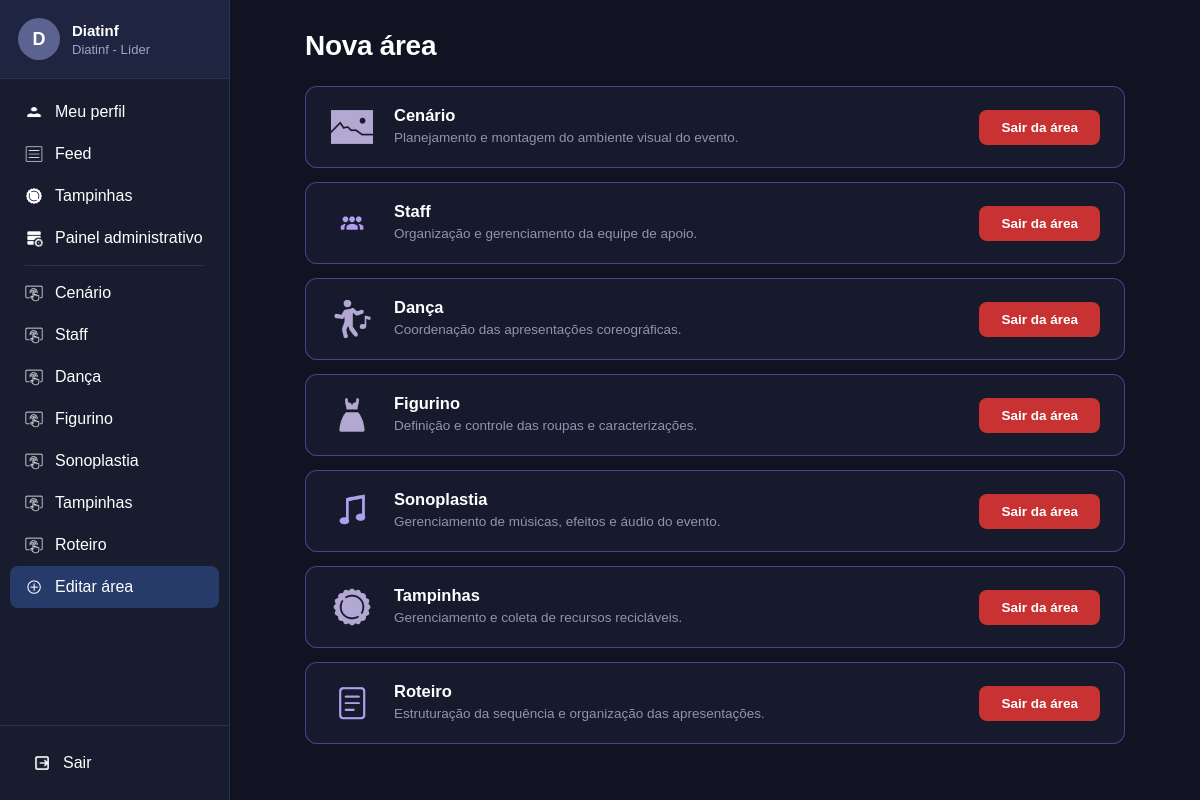
Page /nova-area/ (signed in) on the committed database.
### usuarios/models.py (models this page shows, shortened)
class Usuario(models.Model):
    nome=models.CharField(max_length=100, blank=True, default="")
    matricula=models.CharField(max_length=20, unique=True)
    senha=models.CharField(max_length=255)
    diretoria=models.CharField(max_length=50)
    areas=models.TextField()
    aprovado=models.BooleanField(default=True)
    sub_lider=models.BooleanField(default=False)
    sublider_de=models.CharField(max_length=50, null=True, blank=True)
    doacao_tampinhas=models.FloatField(default=0)
    foto=models.ImageField(upload_to="perfis/", null=True, blank=True)
    banner=models.ImageField(upload_to="banners/", null=True, blank=True)
    bio=models.TextField(blank=True, default="")
    curso=models.CharField(max_length=150, blank=True, default="")
    session_version=models.PositiveIntegerField(default=1)
    def nome_exibicao(self):
        if self.nome and self.nome.strip():
            return self.nome.strip()
        return self.matricula
    def inicial_perfil(self):
        base = (self.nome_exibicao() or "U").strip()
        return base[0].upper() if base else "U"
    def eh_administrador(self):
        from .suap import MATRICULAS_ADM_FIXAS
        mat = (self.matricula or "").strip().lower()
        diret = (self.diretoria or "").strip().lower()
        return mat in MATRICULAS_ADM_FIXAS or diret in ["líder", "lider", "líder geral", "lider geral"]
    def tem_acesso_painel(self):
        return self.eh_administrador() or self.sub_lider
    def get_areas_list(self):
        if self.areas:
            return [a.strip() for a in self.areas.split(",") if a.strip()]
        return []
    def get_areas_sidebar(self):
        if self.eh_administrador():
            return ["Cenário", "Staff", "Dança", "Figurino", "Sonoplastia", "Tampinhas", "Roteiro"]
        return self.get_areas_ordenadas()

### usuarios/views.py (the view)
# urls.py: path("nova-area/", views.nova_area, name="nova_area"),
def nova_area(request):
    usuario = usuario_logado(request)
    if usuario is None:
        return redirect("login")
    areas_usuario = set(usuario.get_areas_list())
    solicitacoes_pendentes = set(SolicitacaoArea.objects.filter(usuario=usuario).values_list("area", flat=True))
    areas_com_status = []
    ordem_figma = ["Cenário", "Staff", "Dança", "Figurino", "Sonoplastia", "Tampinhas", "Roteiro"]
    for area in ordem_figma:
        if usuario.eh_administrador() or area in areas_usuario:
            status = "membro"
        elif area in solicitacoes_pendentes:
            status = "pendente"
        else:
            status = "livre"
        areas_com_status.append({
            "nome": area,
            "descricao": AREAS_INFO.get(area, ""),
            "icone": AREAS_ICONES.get(area, "imgs/icone-area.png"),
            "status": status,
        })
    return render(request, "nova_area.html", {
        "usuario": usuario,
        "areas_com_status": areas_com_status,
        "pagina_ativa": "nova_area",
        "area_ativa": "",
    })

### usuarios/context_processors.py (called while the page is built, shortened)
def consumir_notificacoes_validas(request, usuario_id):
    notificacoes = []
    try:
        storage = messages.get_messages(request)
        mensagens_brutas = list(storage)
        if hasattr(storage, "_loaded_data"):
            storage._loaded_data = []
        if hasattr(storage, "_queued_messages"):
            storage._queued_messages = []
        storage.used = True
        if hasattr(request, "session") and "_messages" in request.session:
            del request.session["_messages"]
        agora = time.time()
        caminho_atual = unquote(getattr(request, "path", "") or "").rstrip("/") or "/"
        uid_atual_str = str(usuario_id) if usuario_id else "anon"
    except Exception:
        return []
    return notificacoes[-1:]

def user_token_processor(request):
    usuario_id = None
    try:
        usuario = getattr(request, "_cached_usuario", None)
        if usuario is not None and getattr(usuario, "id", None):
            usuario_id = usuario.id
        else:
            usuario_id = getattr(request, "_resolved_usuario_id", None) or request.session.get("usuario")
    except Exception:
        usuario_id = None
    notificacoes_ativas = consumir_notificacoes_validas(request, usuario_id)
    return {
        "user_token": "",
        "user_id_atual": int(usuario_id) if usuario_id else "",
        "notificacoes_ativas": notificacoes_ativas,
    }

### usuarios/templates/nova_area.html (shortened to what this page needs)
{% load static %}
<!DOCTYPE html>
<html lang="pt-br">
<head>
    <link rel="stylesheet" href="{% static 'css/base.css' %}">
    <link rel="stylesheet" href="{% static 'css/nova_area.css' %}">
</head>
<body>
{% include "_sidebar.html" with pagina_ativa="nova_area" %}
<main class="conteudo">
    <div class="container-pagina container-nova-area">
        <div class="titulo-nova-area">
            <h1>Nova área</h1>
        </div>
        <div class="lista-areas-gerenciar">
            {% for area in areas_com_status %}
            <div class="card-area">
                <div class="card-area-info">
                    <div class="card-area-icone">
                        <img src="{% static area.icone %}" alt="{{ area.nome }}">
                    </div>
                    <div class="card-area-textos">
                        <h3>{{ area.nome }}</h3>
                        <p>{{ area.descricao }}</p>
                    </div>
                </div>
                <div class="card-area-acao">
                    {% if area.status == 'membro' %}
                        <button type="button" class="btn-sair-area" onclick="abrirModalSair('{{ area.nome }}')">Sair da área</button>
                    {% elif area.status == 'pendente' %}
                        <form action="{% url 'cancelar_solicitacao_area' area.nome %}" method="POST">
                            {% csrf_token %}
                            <button type="submit" class="btn-cancelar-solicitacao">Cancelar Solicitação ✕</button>
                        </form>
                    {% else %}
                        <form action="{% url 'solicitar_area' area.nome %}" method="POST">
                            {% csrf_token %}
                            <button type="submit" class="btn-solicitar-area">Solicitar</button>
                        </form>
                    {% endif %}
                </div>
            </div>
            {% endfor %}
        </div>
    </div>
</main>
</body>
</html>

### usuarios/templates/_sidebar.html (shortened to what this page needs)
{% load static %}
<aside class="sidebar" id="sidebar-principal">
    <div class="sidebar-topo-scroll">
        <a href="{% url 'meu_perfil' %}" class="usuario {% if pagina_ativa == 'perfil' %}usuario-ativo{% endif %}" title="Acessar meu perfil">
            <div class="avatar">
                {% if usuario.foto and usuario.foto.name %}
                    <img src="{{ usuario.foto.url }}" alt="{{ usuario.nome_exibicao }}" class="avatar-foto-img">
                {% else %}
                    {{ usuario.inicial_perfil }}
                {% endif %}
            </div>
            <div class="dados-usuario">
                <h3>{{ usuario.nome_exibicao }}</h3>
                <p>{{ usuario.diretoria }} - {% if usuario.eh_administrador %}Líder{% elif usuario.sub_lider %}Sub-Líder{% else %}Membro{% endif %}</p>
            </div>
        </a>
        <nav class="menu">
            <a href="{% url 'meu_perfil' %}" class="{% if pagina_ativa == 'perfil' %}ativo{% endif %}">
                <img src="{% static 'imgs/icone-usuario.png' %}" alt="Perfil">
                <span>Meu perfil</span>
            </a>
            <a href="{% url 'feed' %}" class="{% if pagina_ativa == 'feed' %}ativo{% endif %}">
                <img src="{% static 'imgs/icone-feed.png' %}" alt="Feed">
                <span>Feed</span>
            </a>
            <a href="{% url 'tampinhas' %}" class="{% if pagina_ativa == 'tampinhas' %}ativo{% endif %}">
                <img src="{% static 'imgs/icone-tampinhas.png' %}" alt="Tampinhas">
                <span>Tampinhas</span>
            </a>
            {% if usuario.tem_acesso_painel %}
                <a href="{% url 'painel_administrativo' %}" class="{% if pagina_ativa == 'painel' %}ativo{% endif %}">
                    <img src="{% static 'imgs/icone-painel.png' %}" alt="Painel">
                    <span class="texto-painel">Painel administrativo</span>
                </a>
            {% endif %}
            <div class="menu-separador"></div>
            {% for area in usuario.get_areas_sidebar %}
                <a href="{% url 'chat_area' area %}" class="{% if area_ativa == area %}ativo{% endif %}">
                    <img src="{% static 'imgs/icone-area.png' %}" alt=""><span>{{ area }}</span>
                </a>
            {% endfor %}
            <a href="{% url 'nova_area' %}" class="{% if pagina_ativa == 'nova_area' %}ativo{% endif %}">
                <img src="{% static 'imgs/icone-editar-area.png' %}" alt="Editar área">
                <span>Editar área</span>
            </a>
        </nav>
    </div>
    <div class="rodape-sidebar">
        <a href="{% url 'sair' %}" id="link-sair-sidebar" onclick="return confirm('Deseja realmente sair da sua conta?');">
            <img src="{% static 'imgs/icone-sair.png' %}" alt="Sair">
            <span>Sair</span>
        </a>
    </div>
</aside>

### usuarios/static/css/base.css (style rules this page uses)
* { margin: 0; padding: 0; box-sizing: border-box; font-family: Arial, Helvetica, sans-serif; }
body { display: flex; height: 100vh; overflow: hidden; background: #111323; color: white; }
.sidebar { position: fixed; left: 0; top: 0; width: 230px; height: 100vh; display: flex; flex-direction: column; justify-content: space-between; background: #181c2f; border-right: 1px solid #2d3150; overflow-y: auto; }
.usuario { display: flex; align-items: center; gap: 12px; padding: 18px; border-bottom: 1px solid #2d3150; text-decoration: none; color: #ffffff; transition: background 0.2s; }
.avatar { width: 42px; height: 42px; display: flex; align-items: center; justify-content: center; border-radius: 50%; background: #5b6390; font-size: 18px; font-weight: bold; overflow: hidden; flex-shrink: 0; }
.dados-usuario h3 { font-size: 15px; margin-bottom: 3px; }
.dados-usuario p { font-size: 13px; color: #9ca4c9; }
.menu { padding: 12px 10px; }
.menu a, .rodape-sidebar a { display: flex; align-items: center; gap: 12px; text-decoration: none; color: #ffffff; outline: none; }
.menu a { padding: 12px 15px; color: #ffffff; border-radius: 8px; transition: background .2s, color .2s; }
.menu a:hover, .menu a:focus, .menu a:focus-visible, .menu .ativo { background: #263b69; color: #ffffff; }
.menu a span, .rodape-sidebar a span, .texto-painel { color: #ffffff !important; }
.menu a:hover span, .menu a:focus span, .menu a:focus-visible span, .menu .ativo span, .rodape-sidebar a:hover span, .rodape-sidebar a:focus span, .rodape-sidebar a:focus-visible span { color: #ffffff !important; }
.menu img, .rodape-sidebar img { width: 18px; height: 18px; filter: brightness(0) invert(1) !important; opacity: 1 !important; transition: filter .2s, opacity .2s; }
.menu a:hover img, .menu a:focus img, .menu a:focus-visible img, .menu .ativo img, .rodape-sidebar a:hover img, .rodape-sidebar a:focus img, .rodape-sidebar a:focus-visible img { filter: brightness(0) invert(1) !important; opacity: 1 !important; }
.rodape-sidebar { padding: 18px; border-top: 1px solid #2d3150; }
.rodape-sidebar a { padding: 10px 15px; color: #ffffff; border-radius: 8px; transition: background .2s, color .2s; }
.conteudo { margin-left: 230px; width: calc(100% - 230px); height: 100vh; overflow-y: auto; display: flex; justify-content: center; padding: 30px; }
.container-pagina { width: min(100%, 900px); margin: 0 auto; }
.menu a { position: relative; }
.menu-separador { height: 1px; background: #2d3150; margin: 6px 15px; }
.sidebar-topo-scroll { flex: 1; min-height: 0; overflow-y: auto; }

### usuarios/static/css/nova_area.css (style rules this page uses)
.container-nova-area { width: min(100%, 820px); margin: 0 auto; padding-bottom: 40px; }
.titulo-nova-area { margin-bottom: 24px; }
.titulo-nova-area h1 { font-size: 28px; font-weight: 700; color: #ffffff; letter-spacing: -0.3px; }
.lista-areas-gerenciar { display: flex; flex-direction: column; gap: 14px; }
.card-area { background: #171a2d; border: 1.5px solid rgba(138, 116, 249, 0.45); border-radius: 12px; padding: 18px 24px; display: flex; align-items: center; justify-content: space-between; gap: 16px; transition: border-color 0.2s, box-shadow 0.2s, transform 0.15s; }
.card-area-info { display: flex; align-items: center; gap: 20px; flex: 1; min-width: 0; }
.card-area-icone { width: 44px; height: 44px; flex-shrink: 0; display: flex; align-items: center; justify-content: center; }
.card-area-icone img { width: 42px; height: 42px; object-fit: contain; }
.card-area-textos { display: flex; flex-direction: column; gap: 4px; }
.card-area-textos h3 { font-size: 16.5px; font-weight: 600; color: #ffffff; margin: 0; }
.card-area-textos p { font-size: 13.5px; color: #8e95b3; line-height: 1.4; margin: 0; }
.card-area-acao { flex-shrink: 0; }
.btn-sair-area { background: #c83232; color: #ffffff; font-size: 13.5px; font-weight: 600; padding: 10px 22px; border-radius: 8px; border: none; cursor: pointer; transition: background 0.2s, transform 0.1s; outline: none; }

### rows in the picture
Usuario: inicial_perfil "D", nome_exibicao "Diatinf", diretoria "Diatinf"

### other values in the picture
{{ area }} "Cenário" "Staff" "Dança" "Figurino" "Sonoplastia" "Tampinhas" "Roteiro"
{{ area.nome }} "Cenário" "Staff" "Dança" "Figurino" "Sonoplastia" "Tampinhas" "Roteiro"
{{ area.descricao }} "Planejamento e montagem do ambiente visual do evento." "Organização e gerenciamento da equipe de apoio." "Coordenação das apresentações coreográficas." "Definição e controle das roupas e caracterizações." "Gerenciamento de músicas, efeitos e áudio do evento." "Gerenciamento e coleta de recursos recicláveis." "Estruturação da sequência e organização das apresentações."
